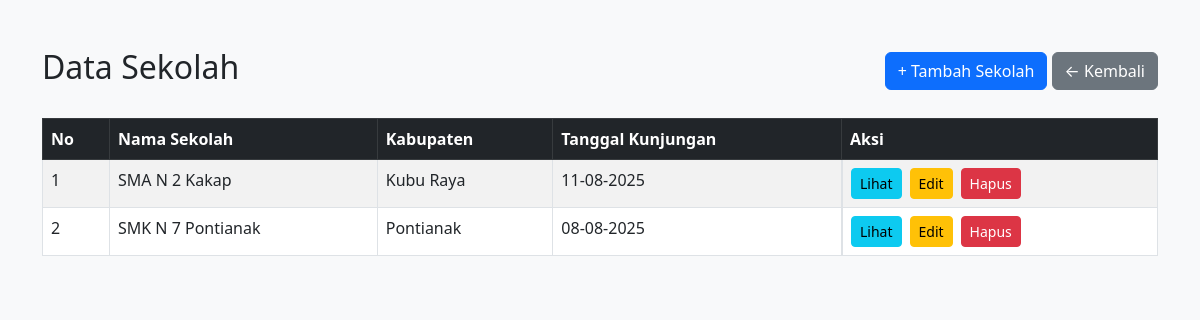
Before: /safety-riding/sekolah (signed in) with the older database file.
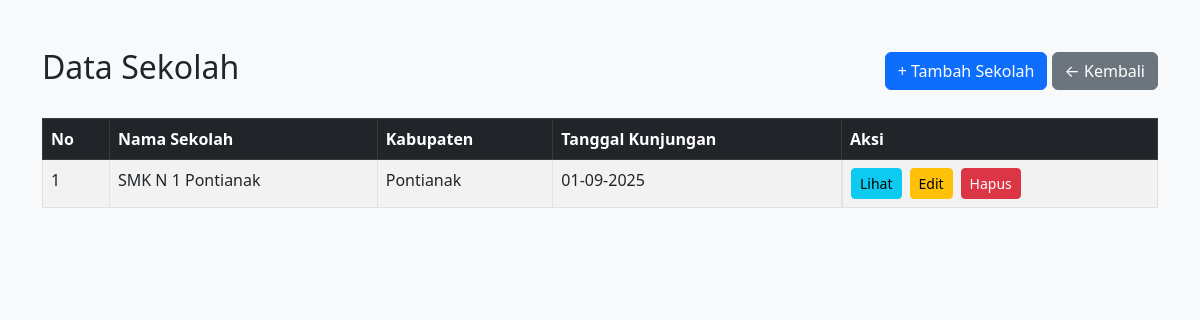
After: the same page with the newer database file.
### models.py (models this page shows)
class Sekolah(db.Model):
    id = db.Column(db.Integer, primary_key=True)
    nama = db.Column(db.String(100), nullable=False)
    kabupaten = db.Column(db.String(100), nullable=False)
    tanggal_kunjungan = db.Column(db.Date, nullable=False)

### app.py (the view)
@app.route('/safety-riding/sekolah')
def list_sekolah():
    if 'role' not in session or session['role'] not in ['PetugasSR', 'Admin']:
        return "Akses ditolak"
    sekolah_list = Sekolah.query.all()
    return render_template('list_sekolah.html', sekolah_list=sekolah_list)

### templates/list_sekolah.html (shortened to what this page needs)
<!DOCTYPE html>
<html>
<head>
    <link href="https://cdn.jsdelivr.net/npm/bootstrap@5.3.0/dist/css/bootstrap.min.css" rel="stylesheet">
</head>
<body class="bg-light">
    <div class="container mt-5">
        <div class="d-flex justify-content-between align-items-center mb-4">
            <h2>Data Sekolah</h2>
            <div>
                <a href="/safety-riding/sekolah/tambah" class="btn btn-primary">+ Tambah Sekolah</a>
                <a href="/safety-riding" class="btn btn-secondary">← Kembali</a>
            </div>
        </div>
        <table class="table table-bordered table-striped">
            <thead class="table-dark">
                <tr>
                    <th>No</th>
                    <th>Nama Sekolah</th>
                    <th>Kabupaten</th>
                    <th>Tanggal Kunjungan</th>
                    <th>Aksi</th>
                </tr>
            </thead>
            <tbody>
                {% for sekolah in sekolah_list %}
                <tr>
                    <td>{{ loop.index }}</td>
                    <td>{{ sekolah.nama }}</td>
                    <td>{{ sekolah.kabupaten }}</td>
                    <td>{{ sekolah.tanggal_kunjungan.strftime('%d-%m-%Y') }}</td>
                    <td class="d-flex gap-2">
                        <a href="{{ url_for('lihat_sekolah', sekolah_id=sekolah.id) }}" class="btn btn-info btn-sm">Lihat</a>
                        <a href="{{ url_for('edit_sekolah', sekolah_id=sekolah.id) }}" class="btn btn-warning btn-sm">Edit</a>
                        <form action="{{ url_for('hapus_sekolah', sekolah_id=sekolah.id) }}" method="POST" onsubmit="return confirm('Yakin ingin menghapus sekolah ini?');">
                        <button type="submit" class="btn btn-danger btn-sm">Hapus</button>
                        </form>
                    </td>
                </tr>
                {% endfor %}
            </tbody>
        </table>
    </div>
</body>
</html>

Changed rows visible on the page:
removed Sekolah: nama "SMA N 2 Kakap", kabupaten "Kubu Raya", tanggal_kunjungan "11-08-2025"
removed Sekolah: nama "SMK N 7 Pontianak", kabupaten "Pontianak", tanggal_kunjungan "08-08-2025"
added Sekolah: nama "SMK N 1 Pontianak", kabupaten "Pontianak", tanggal_kunjungan "01-09-2025"
